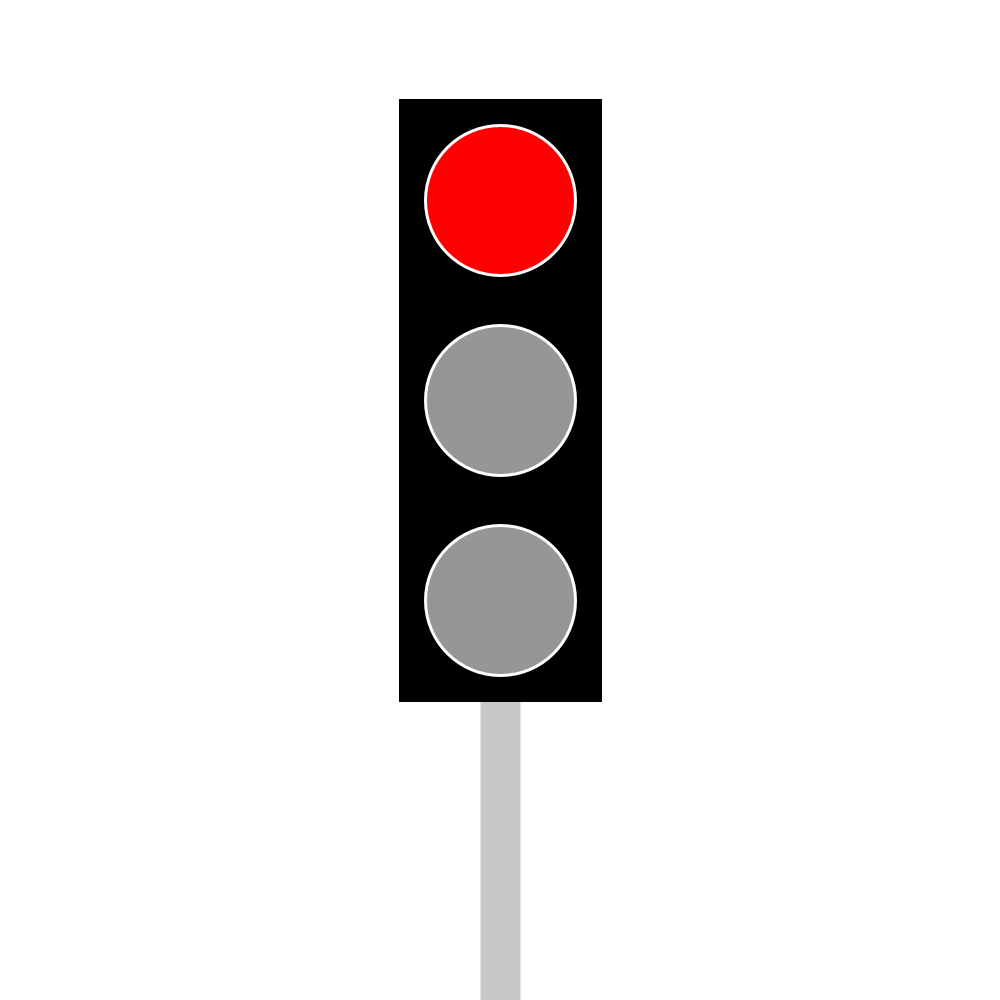
Frame 1 (no input)
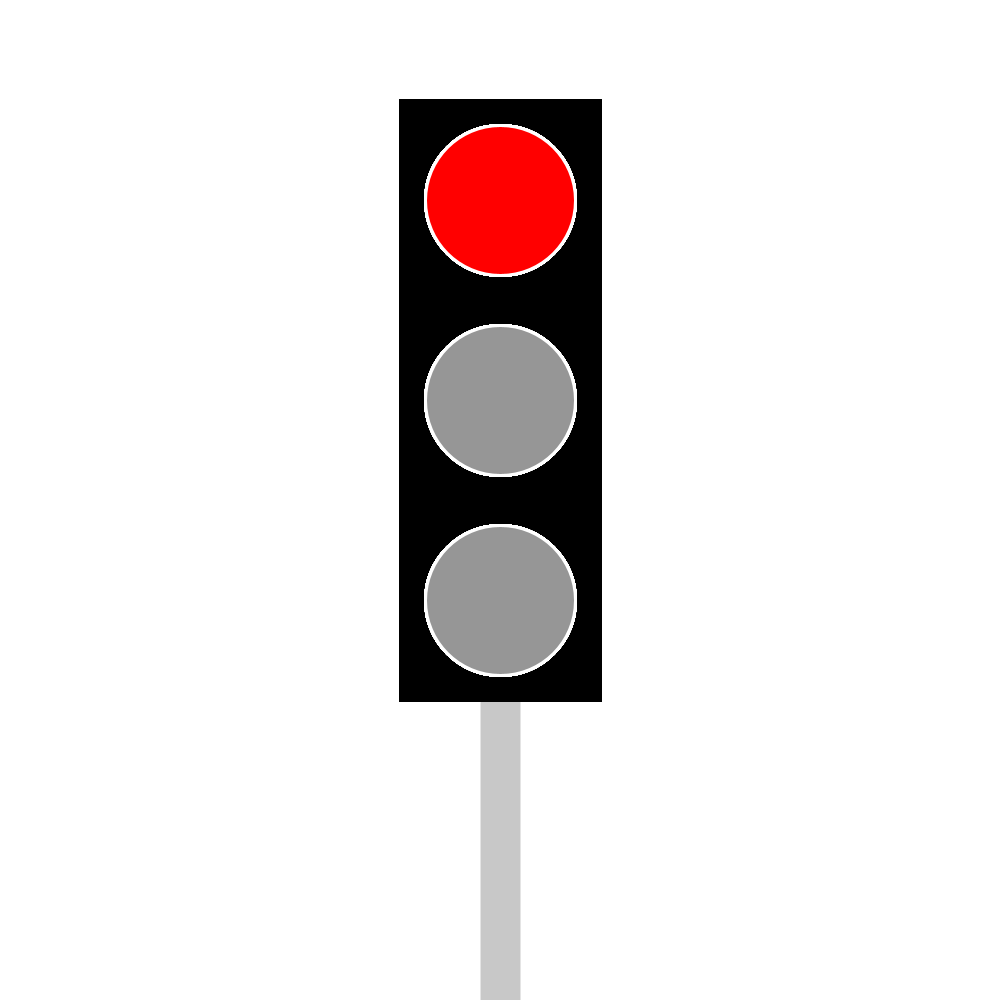
Frame 60 (the mouse pressed at the canvas centre just before this capture)
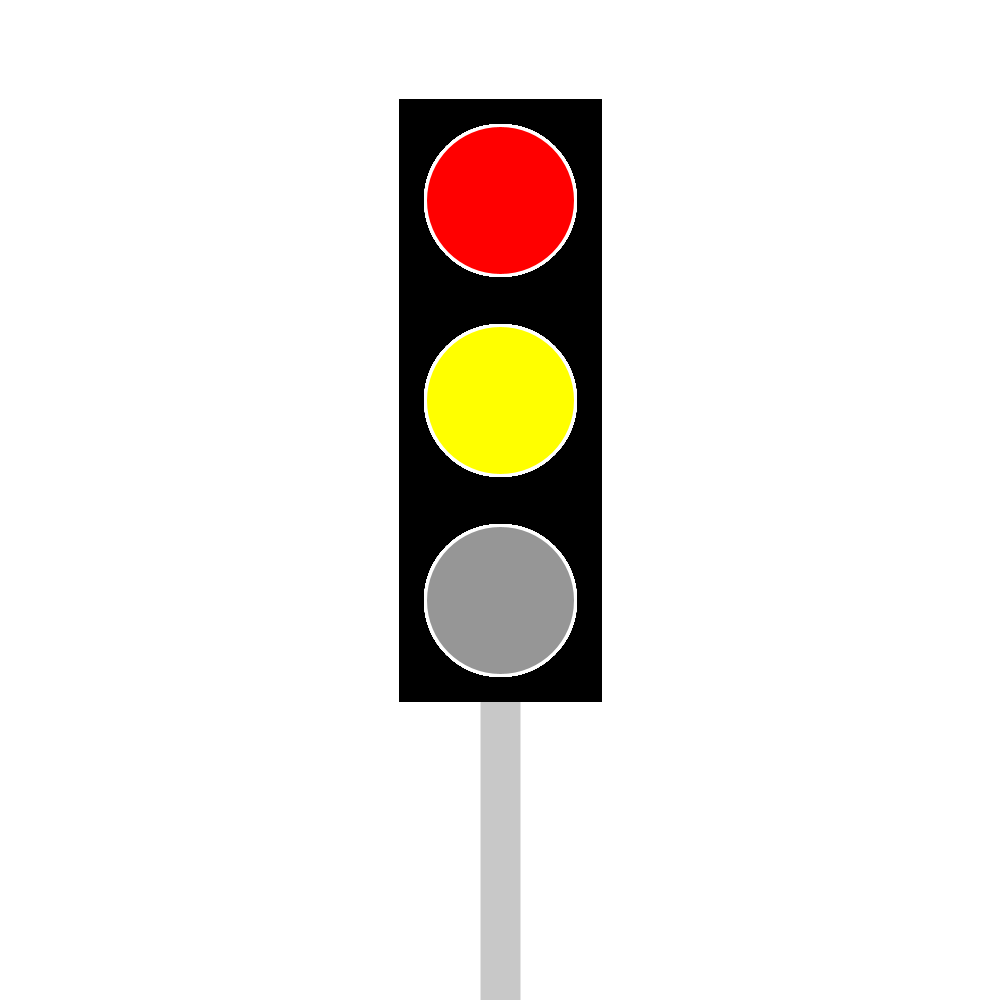
Frame 120 (the mouse held since frame 60 and released just before this capture)

The Processing sketch that drew these frames (run headless with seeded random() and noise(); from frame 60 on, the mouse is pressed at the canvas centre):

// Processing sketch: TaskSixWeek2
// ── TaskSixWeek2.pde
//task 6

//Global scope


/*Declaring and intializing 3 variables of color, will be used to show the specific color of the traffic light when its turned on that specific mode (So stop = red,
 green = go, yellow = CAUTION*/
color redColorOn = color(255, 0, 0);
color yellowColorOn = color (255, 255, 0);
color greenColorOn = color(0, 255, 0);


//Declaring and intializing 1 variables of "lightOff", it will be used when the specific color of the traffic light is "off"
color lightOff = color(150);


//Declaring and intializing 3 "Light" variables, that represents the color of the traffic light
color lightTop = redColorOn;
color lightMiddle = lightOff;
color lightBottom = lightOff;


//Declaring and intializing variables for the traffic light "box"
int boxPosX = 400;
int boxPosY = 100;
int boxWidth = 200;
int boxHeight = 600;


//Declaring and intializing variables for the traffic light "pole"
int poleX1 = 500;
int poleY1 = 703;
int poleY2 = 1001;


void setup() {
  //size of the canvas
  size(1000, 1000);

  //Background
  background(255);



  //Draws the pole that holds the traffic light "box"
  strokeWeight(40);
  stroke(200);
  line(poleX1, poleY1, poleX1, poleY2);

  //Draws our traffic light "box"
  fill(0);
  strokeWeight(3);
  stroke(0);
  rect(boxPosX, boxPosY, boxWidth, boxHeight);
}




void draw() {

  switch(frameCount%400) {

  case 0:
    lightTop = redColorOn;
    lightMiddle = lightOff;
    lightBottom = lightOff;
    break;

  case 100:
    lightTop = redColorOn;
    lightMiddle = yellowColorOn;
    lightBottom = lightOff;
    break;

  case 200:
    lightTop = lightOff;
    lightMiddle = lightOff;
    lightBottom = greenColorOn;
    break;

  case 300:
    lightTop = lightOff;
    lightMiddle = yellowColorOn;
    lightBottom = lightOff;
    break;
  }

  //Draws the top circle
  fill(lightTop);
  stroke(255);
  ellipse(500, 200, 150, 150);

  //Draws the middle circle
  fill(lightMiddle);
  stroke(255);
  ellipse(500, 400, 150, 150);

  //Draws the bottom circle
  fill(lightBottom);
  stroke(255);
  ellipse(500, 600, 150, 150);
}
